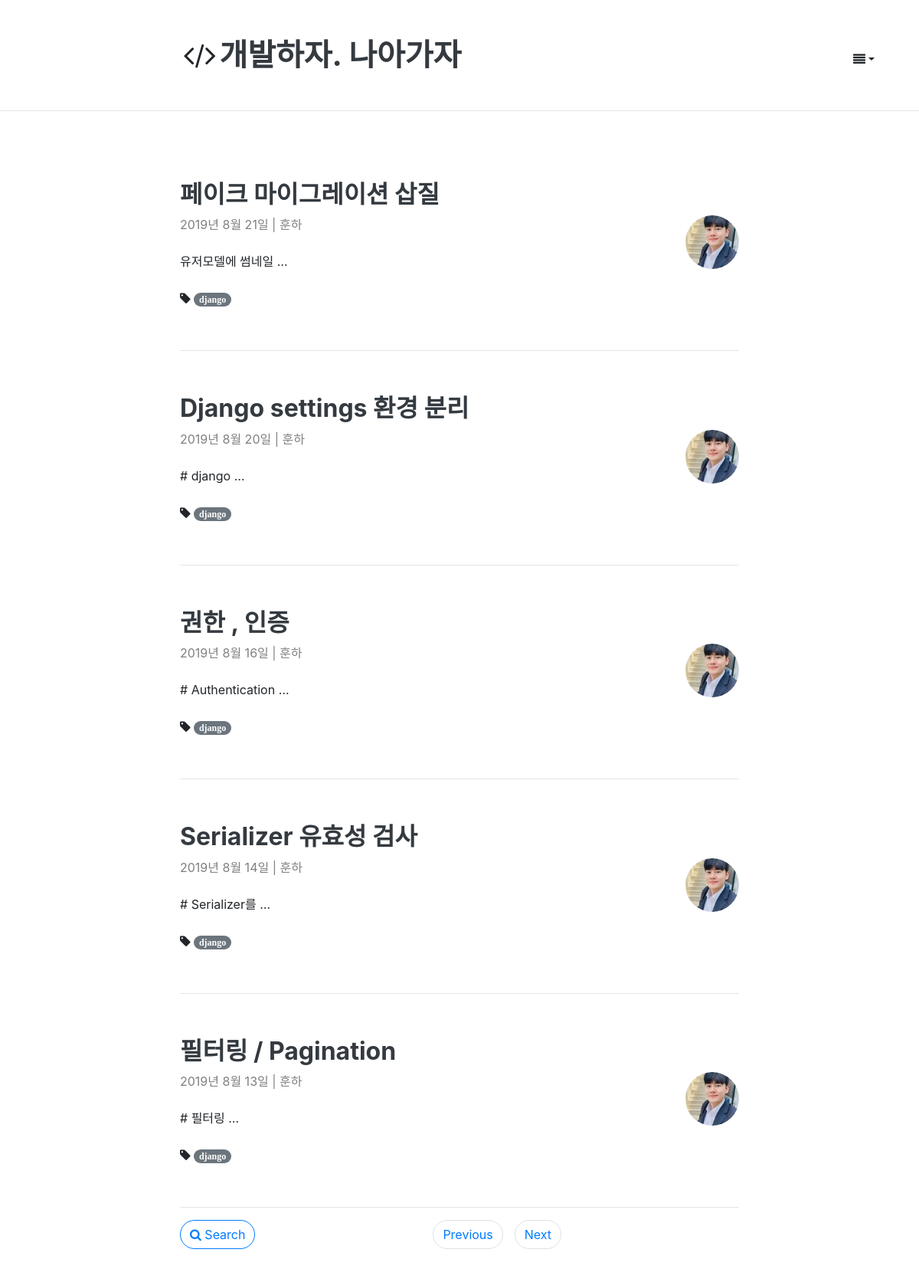
The page /?page=2&q= on the database its author committed.
### blog/models.py (models this page shows, shortened)
class Post(models.Model):
    author = models.ForeignKey(Account , on_delete=models.CASCADE)
    title = models.CharField(max_length=100, verbose_name = 'Title' , help_text = 'Please enter a posting title')
    text = models.TextField(verbose_name='Contents')
    photo = ProcessedImageField(blank=True, upload_to = 'blog/post/%Y' ,processors = [Thumbnail(300,300)],format='JPEG' ,options={'quality': 60})
    created_date= models.DateTimeField(default =timezone.now)
    published_date = models.DateTimeField(blank=True , null=True)
    tags = models.CharField(max_length=100, blank=True)
    class Meta:
        ordering = ['-id']
    def get_absolute_url(self):
        return reverse('post_detail', args=[self.id])

### account/models.py (models this page shows, shortened)
class Account(AbstractBaseUser, PermissionsMixin):
    email = models.EmailField(
        verbose_name=('email address'),
        max_length=255,
        unique=True,
    )
    username = models.CharField(('username'), max_length=30,
                                help_text=('Requierd. 30 characters or fewer. Letters, digits'
                                           ' and ./+/-/_ only'),
                                validators=[  # 정규식을 통한 특수문자 제외
                                    validators.RegexValidator(r'^[\w.+-]+$', ('Enter a valid username.'), 'invalid')
                                ])
    is_staff = models.BooleanField(('staff status'), default=False,
                                   help_text='Designates whether the user can log into this admin site')
    is_active = models.BooleanField(('active'), default=True,
                                    help_text='Designates whether this user should be treated as '
                                              'active. Unselect this instead of deleting accounts.')
    date_joined = models.DateTimeField(('date joined'), default=timezone.now)
    thumbnail = ProcessedImageField(blank=True, upload_to="profile" , null=True, processors=[ResizeToFill(100,100)],
                                    format='JPEG', options={'quality': 80})
    created_at = models.DateTimeField(auto_now_add=True)
    updated_at = models.DateTimeField(auto_now=True)
    object = AccountManager()
    USERNAME_FIELD = 'email'
    REQUIRED_FIELDS = ['username']
    class Meta:
        verbose_name = ('user')
        verbose_name_plural = ('users')
        swappable = 'AUTH_USER_MODEL'

### blog/views.py (the view)
# urls.py: path('', views.post_list , name='post_list'),
def post_list(request):
    posts = Post.objects.select_related('author').all()
    q = request.GET.get('q', '')
    if q:
        posts = posts.filter(title__icontains=q)
    paginator = Paginator(posts, 5)
    page = request.GET.get('page')
    try:
        posts = paginator.page(page)
    except PageNotAnInteger:
        posts = paginator.page(1)
    except EmptyPage:
        posts = paginator.page(paginator.num_pages)
    return render(request, 'blog/post_list.html', {
        'posts': posts
        , 'q': q,
    })

### blog/templates/blog/post_list.html (shortened to what this page needs)
{% extends 'blog/layout.html' %}
{% block content %}
    <div class="container">
        <div class="row">
            <div class="col-md-2"></div>
            <div class="col-md-8">
                {% for post in posts %}
                    <div class="blog-post">
                        <div class="blog-post-title">
                            <h2><a href="{{ post.get_absolute_url }}" class="text-dark"><b>{{ post.title }}</b></a>
                            </h2>
                        </div>
                        <div class="blog-post-meta">
                            <div class="post-author" style="color: gray;">
                                <img src="{{ post.author.thumbnail.url }}" alt=""
                                     style="float: right; width: 70px; border-radius: 50%">{{ post.published_date|date:"Y년 M d일" }}
                                | {{ post.author.username }}
                            </div>
                        </div>
                        <br>
                        <div class="post-summary" style="font-size:1rem">{{ post.text|truncatewords_html:2 }}</div>
                        <br>
                        <i class="fa fa-tag" title="tags">
                            {% if post.tags %}
                                <a class="badge badge-pill badge-secondary"
                                   href="{% url "post_tags" post.tags %}">{{ post.tags }}</a>
                            {% else %}
                                <a href=""></a>
                            {% endif %}
                        </i>
                    </div>
                    <hr/>
                {% endfor %}
                <div class="clearfix">
                    <a role="button" href="" class="float-left btn btn-outline-primary rounded-pill "
                       data-toggle="modal"
                       data-target="#searchModal" onclick="return false;">
                        <i class="fa fa-search"></i>
                        <span>Search</span>
                    </a>
                    <ul class="pagination justify-content-center">
                        {% if posts.has_previous %}
                            <li class="page-item">
                                <a href="?page={{ posts.previous_page_number }}&q={{ request.GET.q }}"
                                   class="btn page-link rounded-pill">Previous</a>
                            </li>
                        {% else %}
                            <li class="page-item">
                                <a href="" class="btn page-link rounded-pill text-muted disabled"
                                   aria-disabled="true">Previous</a>
                            </li>
                        {% endif %}
                        {% if posts.has_next %}
                            <li class="page-item">
                                <a href="?page={{ posts.next_page_number }}&q={{ request.GET.q }}"
                                   class="btn page-link rounded-pill">Next</a>
                            </li>
                        {% else %}
                            <li class="page-item">
                                <a href="" class="btn page-link rounded-pill text-muted disabled"
                                   aria-disabled="true">Next</a>
                            </li>
                        {% endif %}
                    </ul>
                </div>
            </div>
        </div>
    </div>
{% endblock %}

### blog/static/blog/post_list.css (style rules this page uses)
.blog-post { padding-top: 40px; padding-bottom: 40px; }

### templates/layout.html (style rules this page uses)
html { position: relative; min-height: 100%; }
body { margin-bottom: 60px; min-height: 100%; }

### rows shown on the page
Post: title "페이크 마이그레이션 삽질", author.thumbnail (picture), published_date "2019년 8월 21일", author.username "훈하", text "유저모델에 썸네일 …", tags "django"
Post: title "Django settings 환경 분리", author.thumbnail (picture), published_date "2019년 8월 20일", author.username "훈하", text "# django …", tags "django"
Post: title "권한 , 인증", author.thumbnail (picture), published_date "2019년 8월 16일", author.username "훈하", text "# Authentication …", tags "django"
Post: title "Serializer 유효성 검사", author.thumbnail (picture), published_date "2019년 8월 14일", author.username "훈하", text "# Serializer를 …", tags "django"
Post: title "필터링 / Pagination", author.thumbnail (picture), published_date "2019년 8월 13일", author.username "훈하", text "# 필터링 …", tags "django"
